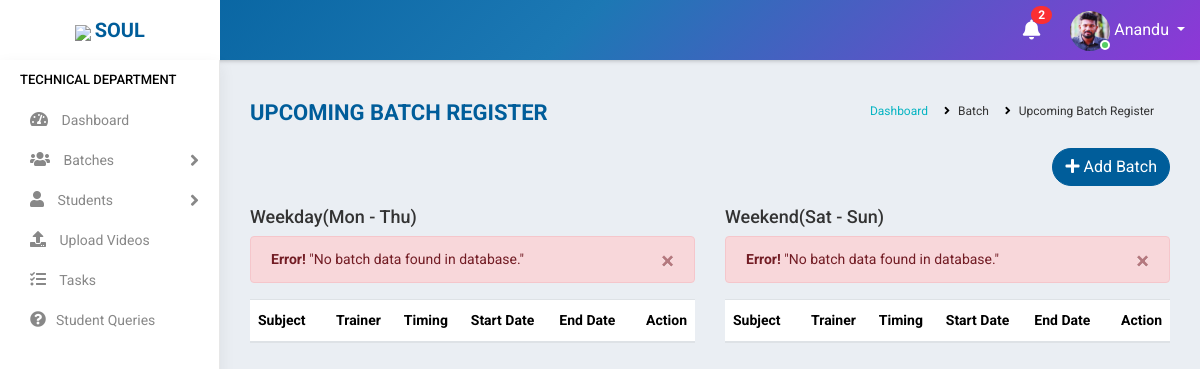
/upcoming_batch_register/ (signed in), run on an earlier commit of the app's database.
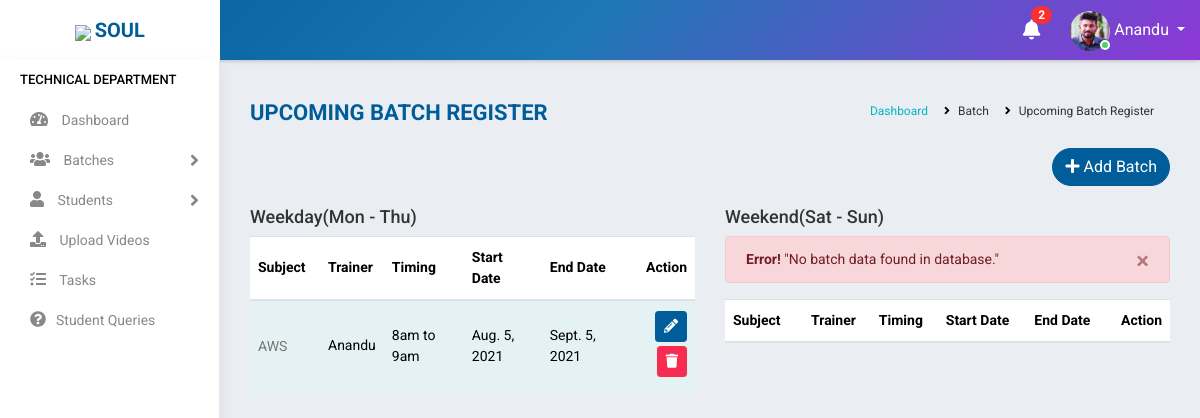
And on a later commit of the database.
### accounts/models.py (models this page shows, shortened)
class Batch(models.Model):
    mod_value= [
    ('1', 'Weekday'),
    ('2', 'Weekend')
    ]
    status_value= [
        ('Yet to start', 'Yet to start'),
        ('Ongoing', 'Ongoing'),
        ('Completed', 'Completed'),
    ]
    subject = models.ForeignKey(Courses,on_delete=models.CASCADE,null=True,blank=True)
    trainer = models.ForeignKey(Staff,on_delete=models.CASCADE,null=True,limit_choices_to={'stype':"3"},blank=True)
    timing = models.CharField(max_length=100, null=True,blank=True)
    start_date = models.DateField(null=True,blank=True)
    end_date = models.DateField(null=True,blank=True)
    link = models.CharField(max_length=1000,null=True,blank=True)
    passcode = models.CharField(max_length=100,null=True,blank=True,default="N/A")
    mode = models.CharField(max_length=100,choices=mod_value,default=1,blank=True)
    status = models.CharField(max_length=100,choices=status_value,blank=True,default="Yet to start")

class Courses(models.Model):
    name = models.CharField(max_length=300,null=True)
    fee = models.CharField(max_length=6)
    link = models.CharField(max_length=1000,null=True, blank=True)
    pic = models.ImageField(null=True, blank=True)
    def __str__(self):
        return self.name

class Staff(models.Model):
    value= (
    ('1', 'Operations'),
    ('2', 'Sales'),
    ('3', 'Trainer'),
    ('4', 'Admin'),
    )
    state = (
    ('Andhra Pradesh','Andhra Pradesh'),
    ('Arunachal Pradesh','Arunachal Pradesh'),
    ('Assam','Assam'),
    ('Bihar','Bihar'),
    ('Chhattisgarh','Chattisgarh'),
    ('Goa','Goa'),
    ('Gujarat','Gujarat'),
    ('Haryana','Haryana'),
    ('Himachal Pradesh','Himachal Pradesh'),
    ('Jharkhand','Jharkhand'),
    ('Karnataka','Karnataka'),
    ('Kerala','Kerala'),
    ('Madhya Pradesh','Madhya Pradesh'),
    ('Maharashtra','Maharashtra'),
    ('Manipur','Manipur'),
    ('Meghalaya','Meghalaya'),
    ('Mizoram','Mizoram'),
    ('Nagaland','Nagaland'),
    ('Odisha','Odisha'),
    ('Rajasthan','Rajasthan'),
    ('Sikkim','Sikkim'),
    ('Tamil Nadu','Tamil Nadu'),
    ('Telangana','Telangana'),
    ('Tripura','Tripura'),
    ('Uttar Pradesh','Uttar Pradesh'),
    ('Uttarakhand','Uttarakhand'),
    ('West Bengal','West Bengal')
    )
    groups = (
        ('AB+', 'AB+'),
        ('AB-', 'AB-'),
        ('A+', 'A+'),
        ('A-', 'A-'),
        ('B+', 'B+'),
        ('B-', 'B-'),
        ('O+', 'O+'),
        ('O-', 'O-'),
        )
    user = models.OneToOneField(User,on_delete=models.CASCADE,null=True,blank=True)
    name = models.CharField(max_length=100,null=True, blank=True)
    empid = models.CharField(max_length=100,null=True, blank=True)
    mobile = models.CharField(max_length=10,null=True, blank=True)
    email = models.EmailField(max_length=200,null=True, blank=True)
    sex = models.CharField(max_length=10,null=True,choices=(('Male','Male'),('Female','Female')), blank=True)
    dob = models.DateField(null=True, blank=True)
    doj = models.DateField(null=True, blank=True)
    blood_group = models.CharField(max_length=100,null=True, blank=True,choices=groups)
    house = models.CharField(max_length=100,null=True, blank=True)
    street =models.CharField(max_length=100,null=True, blank=True)
    street2 =models.CharField(max_length=100,null=True, blank=True)
    city = models.CharField(max_length=100,null=True, blank=True)
    state = models.CharField(max_length=100,null=True,choices=state, blank=True)
    stype = models.CharField(max_length=100,null=True,choices=value, blank=True)
    status = models.CharField(max_length=20,choices=(('Active','Active'),('Inactive','Inactive')),default='Active')
    profile_pic = models.ImageField(null=True, blank=True,default="student.jpg")
    def __str__(self):
        return self.name

### accounts/views.py (the view)
# urls.py: path('upcoming_batch_register/', AllUpcomingBatchView.as_view(),name='upcoming_batch_register'),
class AllUpcomingBatchView(View):
    def get(self, request):
        user=request.user
        if user.is_authenticated:
            try:
                s= Staff.objects.get(user=user)
                if s.stype == "1" or s.stype == "3":
                    note = Notification.objects.filter(receiver=user).filter(status="Not Read").order_by('-datetime')
                    no_count = note.count()
                    print("Hello ")
                    b=Batch.objects.filter(status='Yet to start',mode="1")
                    c=Batch.objects.filter(status='Yet to start',mode="2")
                    return render(request,'accounts/all_upcoming_batches.html',{'s':s,'b':b,'c':c,'no_count':no_count,'note':note})
                else:
                    return redirect('home')
            except:
                return redirect('home')
        else:
            return redirect('logout')

### accounts/templates/accounts/all_upcoming_batches.html (shortened to what the changed rows need)
{% extends 'accounts/main.html' %}
    {% block content %}
<div class="main-wrapper">
    <div class="page-wrapper">
        <div class="content container-fluid">
                <div class="row">
                    <div class="col-12 col-md-6">
                        <div class="table-responsive">
                        <table class="table table-striped custom-table datatable">
                            <thead>
                                <tr>
                                    <th style="min-width:70px;">Subject</th>
                                    <th style="min-width:50px;">Trainer</th>
                                    <th style="min-width:50px;">Timing</th>
                                    <th style="min-width:50px;">Start Date</th>
                                    <th style="min-width:50px;">End Date</th>
                                    <th class="text-right">Action</th>
                                </tr>
                            </thead>
                            <tbody>
                                {% for i in b %}
                                <tr>
                                    <td><h2><a href="">{{i.subject}}</a></h2></td>
                                    <td>{{i.trainer}}</td>
                                    <td>{{i.timing}}</td>
                                    <td>{{i.start_date}}</td>
                                    <td>{{i.end_date}}</td>
                                    <td class="text-right">
                                    <a href="{%url 'batch_edit' i.id %}" class="btn btn-primary btn-sm mb-1">
                                    <i class="fas fa-pencil-alt" aria-hidden="true"></i>
                                    </a>
                                    <a href="{%url 'batch_delete' i.id %}" class="btn btn-danger btn-sm mb-1">
                                        <i class="fas fa-trash" aria-hidden="true"></i>
                                    </a>
                                    </td>
                                </tr>
                                {% empty %}
                                    <div class="alert alert-danger alert-dismissible fade show" role="alert">
                                        <strong>Error!</strong>
                                        "No batch data found in database."
                                        <button type="button" class="close" data-dismiss="alert" area-label="Close">
                                            <span area-hidden="true">×</span>
                                        </button>
                                        </div>
                                {%  endfor %}
                            </tbody>
                        </table>
                        </div>
                    </div>
                    <div class="col-12 col-md-6">
                        <div class="table-responsive">
                        <table class="table table-striped custom-table datatable">
                            <thead>
                                <tr>
                                    <th style="min-width:70px;">Subject</th>
                                    <th style="min-width:50px;">Trainer</th>
                                    <th style="min-width:50px;">Timing</th>
                                    <th style="min-width:50px;">Start Date</th>
                                    <th style="min-width:50px;">End Date</th>
                                    <th class="text-right">Action</th>
                                </tr>
                            </thead>
                        </table>
                        </div>
                    </div>
        </div>
    </div>
</div>
{% endblock %}

What changed in the data, as far as the page shows it:
now on this page (row edited): Batch: subject "AWS", trainer "Anandu", timing "8am to 9am", start_date "Aug. 5, 2021", end_date "Sept. 5, 2021"
Also different on the page:
text no longer shown: "Error! \"No batch data found in database.\" ×"
